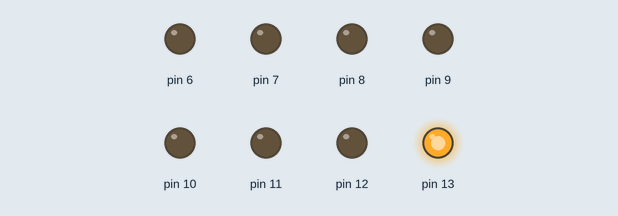
A sketch run on a simulated Arduino Uno, built with avr-gcc and run on an emulated ATmega328P. On the bench: output pins drawn as LEDs (lit = HIGH).

Above: at 0.2 s.
At 1.7 s:
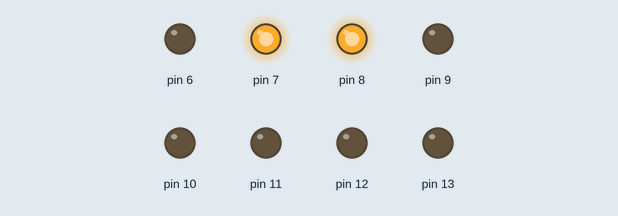
At 3.2 s:
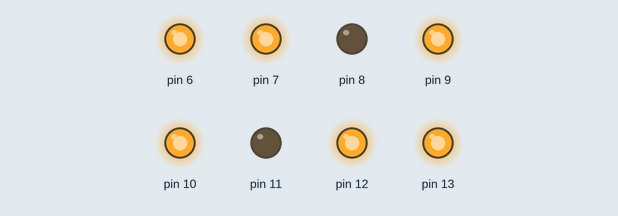
At 6.2 s:
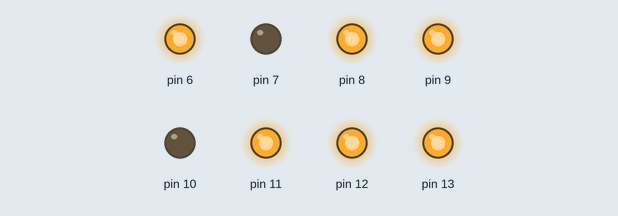
At 9.2 s:
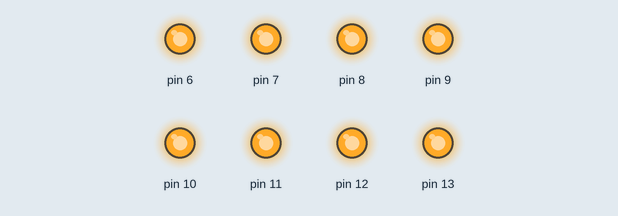
At 12.2 s:
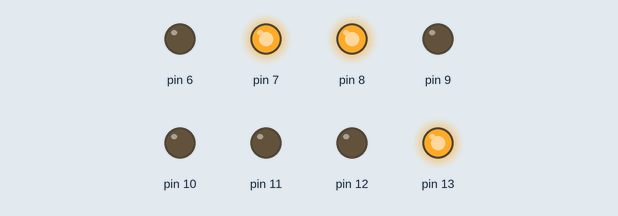
Timing chart, 0 to 13.0 s (numbered marks = the images above):
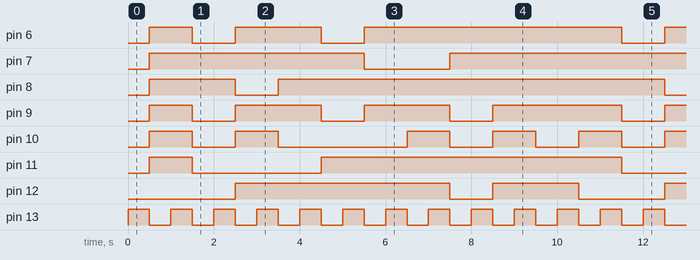

Measured:
- by itself, pin 6: repeats every 10.0 s: LOW 1.0 s, HIGH 2.0 s, LOW 1.0 s, HIGH 6.0 s
- by itself, pin 7: repeats every 10.0 s: LOW 2.0 s, HIGH 8.0 s
- by itself, pin 8: repeats every 10.0 s: LOW 1.0 s, HIGH 9.0 s
- by itself, pin 9: repeats every 10.0 s: 2 × (LOW 1.0 s, HIGH 2.0 s), LOW 1.0 s, HIGH 3.0 s
- by itself, pin 10: repeats every 10.0 s: LOW 1.0 s, HIGH 1.0 s, LOW 3.0 s, 2 × (HIGH 1.0 s, LOW 1.0 s), HIGH 1.0 s
- by itself, pin 11: repeats every 10.0 s: LOW 3.0 s, HIGH 7.0 s
- by itself, pin 12: repeats every 10.0 s: LOW 1.0 s, HIGH 2.0 s, LOW 2.0 s, HIGH 5.0 s
- by itself, pin 13: alternates HIGH for 0.50 s and LOW for 0.50 s

The sketch:

fnd_0_9_LED.ino
```cpp
int a,b;
int p;
int fnddata[10][7]={{1,1,1,1,1,1,0},{0,1,1,0,0,0,0},{1,1,0,1,1,0,1},{1,1,1,1,0,0,1},{0,1,1,0,0,1,1},{1,0,1,1,0,1,1},{1,0,1,1,1,1,1},{1,1,1,0,0,1,0},{1,1,1,1,1,1,1},{1,1,1,1,0,1,1}};
void setup() {
  for(p=6;p<=13;p++)
  {
    pinMode(p,OUTPUT);
  }
}

void loop() {
  for(a=0;a<10;a++)
  {
    digitalWrite(13,1);
    delay(500);
    for(b=0;b<=6;b++)
    {
      digitalWrite(b+6,fnddata[a][b]);
    }
    digitalWrite(13,0);
    delay(500);
  }
}


/*digitalWrite(a,0);
digitalWrite(b,1);
digitalWrite(c,1);
digitalWrite(d,0);
digitalWrite(e,0);
digitalWrite(f,0);
digitalWrite(g,0);
digitalWrite(dot,1);
delay(500);
digitalWrite(a,1);
digitalWrite(b,1);
digitalWrite(c,0);
digitalWrite(d,1);
digitalWrite(e,1);
digitalWrite(f,0);
digitalWrite(g,1);
digitalWrite(dot,0);
delay(500);


}*/
```
